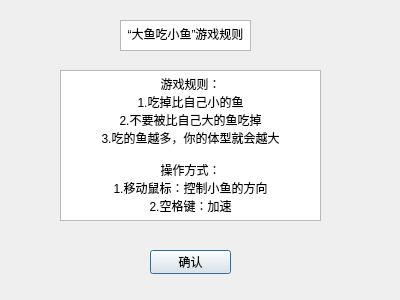
<?xml version="1.0" encoding="UTF-8"?>
<ui version="4.0">
 <class>IntroDialog</class>
 <widget class="QDialog" name="IntroDialog">
  <property name="geometry">
   <rect>
    <x>0</x>
    <y>0</y>
    <width>400</width>
    <height>300</height>
   </rect>
  </property>
  <property name="windowTitle">
   <string>Dialog</string>
  </property>
  <widget class="QTextBrowser" name="rule">
   <property name="geometry">
    <rect>
     <x>60</x>
     <y>70</y>
     <width>261</width>
     <height>151</height>
    </rect>
   </property>
   <property name="html">
    <string>&lt;!DOCTYPE HTML PUBLIC &quot;-//W3C//DTD HTML 4.0//EN&quot; &quot;http://www.w3.org/TR/REC-html40/strict.dtd&quot;&gt;
&lt;html&gt;&lt;head&gt;&lt;meta name=&quot;qrichtext&quot; content=&quot;1&quot; /&gt;&lt;meta charset=&quot;utf-8&quot; /&gt;&lt;style type=&quot;text/css&quot;&gt;
p, li { white-space: pre-wrap; }
hr { height: 1px; border-width: 0; }
li.unchecked::marker { content: &quot;\2610&quot;; }
li.checked::marker { content: &quot;\2612&quot;; }
&lt;/style&gt;&lt;/head&gt;&lt;body style=&quot; font-family:'Microsoft YaHei UI'; font-size:9pt; font-weight:400; font-style:normal;&quot;&gt;
&lt;p align=&quot;center&quot; style=&quot; margin-top:0px; margin-bottom:0px; margin-left:0px; margin-right:0px; -qt-block-indent:0; text-indent:0px;&quot;&gt;游戏规则：&lt;/p&gt;
&lt;p align=&quot;center&quot; style=&quot; margin-top:0px; margin-bottom:0px; margin-left:0px; margin-right:0px; -qt-block-indent:0; text-indent:0px;&quot;&gt;1.吃掉比自己小的鱼&lt;/p&gt;
&lt;p align=&quot;center&quot; style=&quot; margin-top:0px; margin-bottom:0px; margin-left:0px; margin-right:0px; -qt-block-indent:0; text-indent:0px;&quot;&gt;2.不要被比自己大的鱼吃掉&lt;/p&gt;
&lt;p align=&quot;center&quot; style=&quot; margin-top:0px; margin-bottom:0px; margin-left:0px; margin-right:0px; -qt-block-indent:0; text-indent:0px;&quot;&gt;3.吃的鱼越多，你的体型就会越大&lt;/p&gt;
&lt;p align=&quot;center&quot; style=&quot;-qt-paragraph-type:empty; margin-top:0px; margin-bottom:0px; margin-left:0px; margin-right:0px; -qt-block-indent:0; text-indent:0px;&quot;&gt;&lt;br /&gt;&lt;/p&gt;
&lt;p align=&quot;center&quot; style=&quot; margin-top:0px; margin-bottom:0px; margin-left:0px; margin-right:0px; -qt-block-indent:0; text-indent:0px;&quot;&gt;操作方式：&lt;/p&gt;
&lt;p align=&quot;center&quot; style=&quot; margin-top:0px; margin-bottom:0px; margin-left:0px; margin-right:0px; -qt-block-indent:0; text-indent:0px;&quot;&gt;1.移动鼠标：控制小鱼的方向&lt;/p&gt;
&lt;p align=&quot;center&quot; style=&quot; margin-top:0px; margin-bottom:0px; margin-left:0px; margin-right:0px; -qt-block-indent:0; text-indent:0px;&quot;&gt;2.空格键：加速&lt;/p&gt;&lt;/body&gt;&lt;/html&gt;</string>
   </property>
  </widget>
  <widget class="QTextBrowser" name="textBrowser_2">
   <property name="geometry">
    <rect>
     <x>120</x>
     <y>20</y>
     <width>131</width>
     <height>31</height>
    </rect>
   </property>
   <property name="html">
    <string>&lt;!DOCTYPE HTML PUBLIC &quot;-//W3C//DTD HTML 4.0//EN&quot; &quot;http://www.w3.org/TR/REC-html40/strict.dtd&quot;&gt;
&lt;html&gt;&lt;head&gt;&lt;meta name=&quot;qrichtext&quot; content=&quot;1&quot; /&gt;&lt;meta charset=&quot;utf-8&quot; /&gt;&lt;style type=&quot;text/css&quot;&gt;
p, li { white-space: pre-wrap; }
hr { height: 1px; border-width: 0; }
li.unchecked::marker { content: &quot;\2610&quot;; }
li.checked::marker { content: &quot;\2612&quot;; }
&lt;/style&gt;&lt;/head&gt;&lt;body style=&quot; font-family:'Microsoft YaHei UI'; font-size:9pt; font-weight:400; font-style:normal;&quot;&gt;
&lt;p align=&quot;center&quot; style=&quot; margin-top:0px; margin-bottom:0px; margin-left:0px; margin-right:0px; -qt-block-indent:0; text-indent:0px;&quot;&gt;“大鱼吃小鱼”游戏规则&lt;/p&gt;&lt;/body&gt;&lt;/html&gt;</string>
   </property>
  </widget>
  <widget class="QPushButton" name="closeButton">
   <property name="geometry">
    <rect>
     <x>150</x>
     <y>250</y>
     <width>81</width>
     <height>24</height>
    </rect>
   </property>
   <property name="text">
    <string>确认</string>
   </property>
  </widget>
 </widget>
 <resources/>
 <connections/>
</ui>
